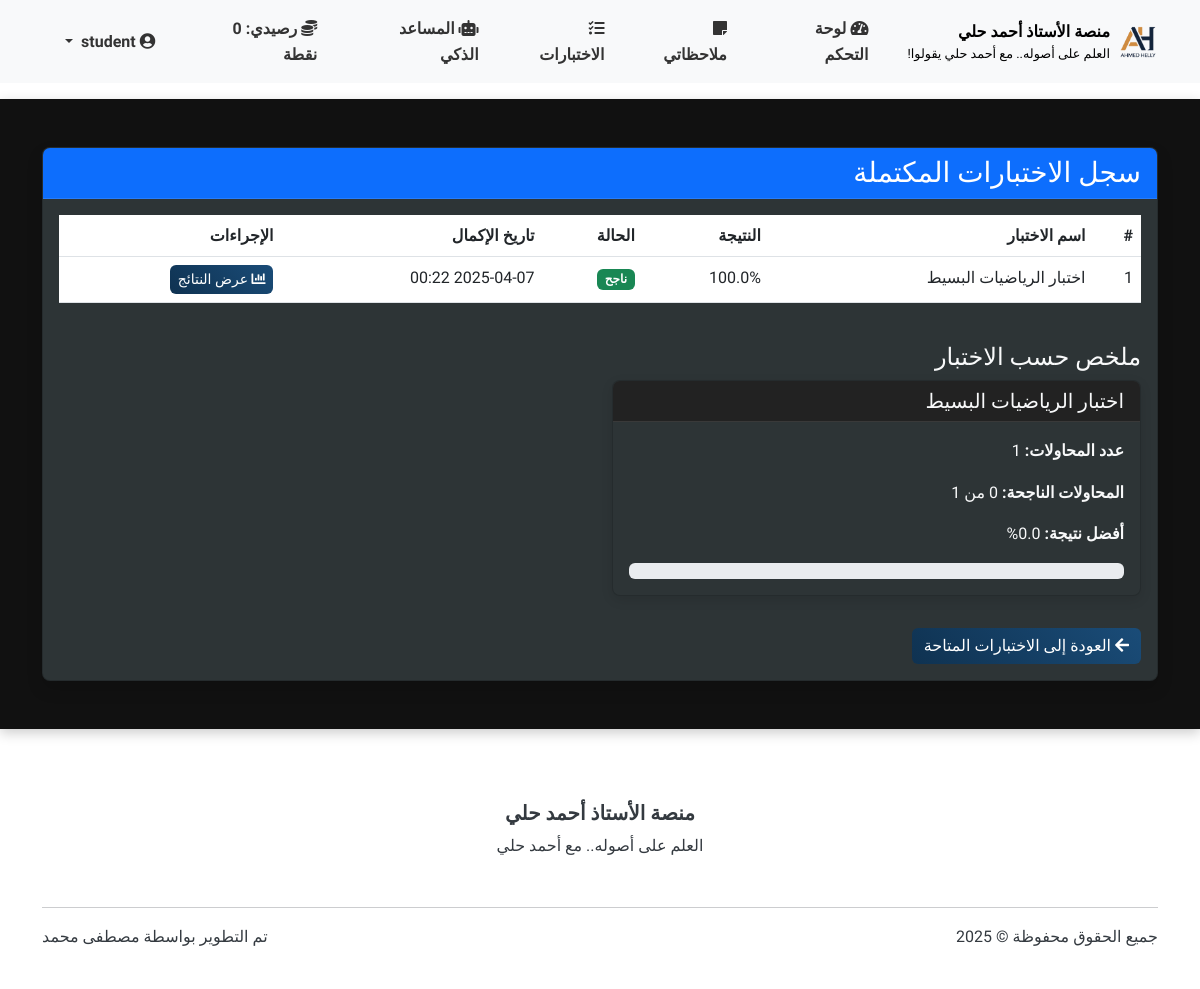
The page /student/tests/history (signed in) on the database as committed earlier.
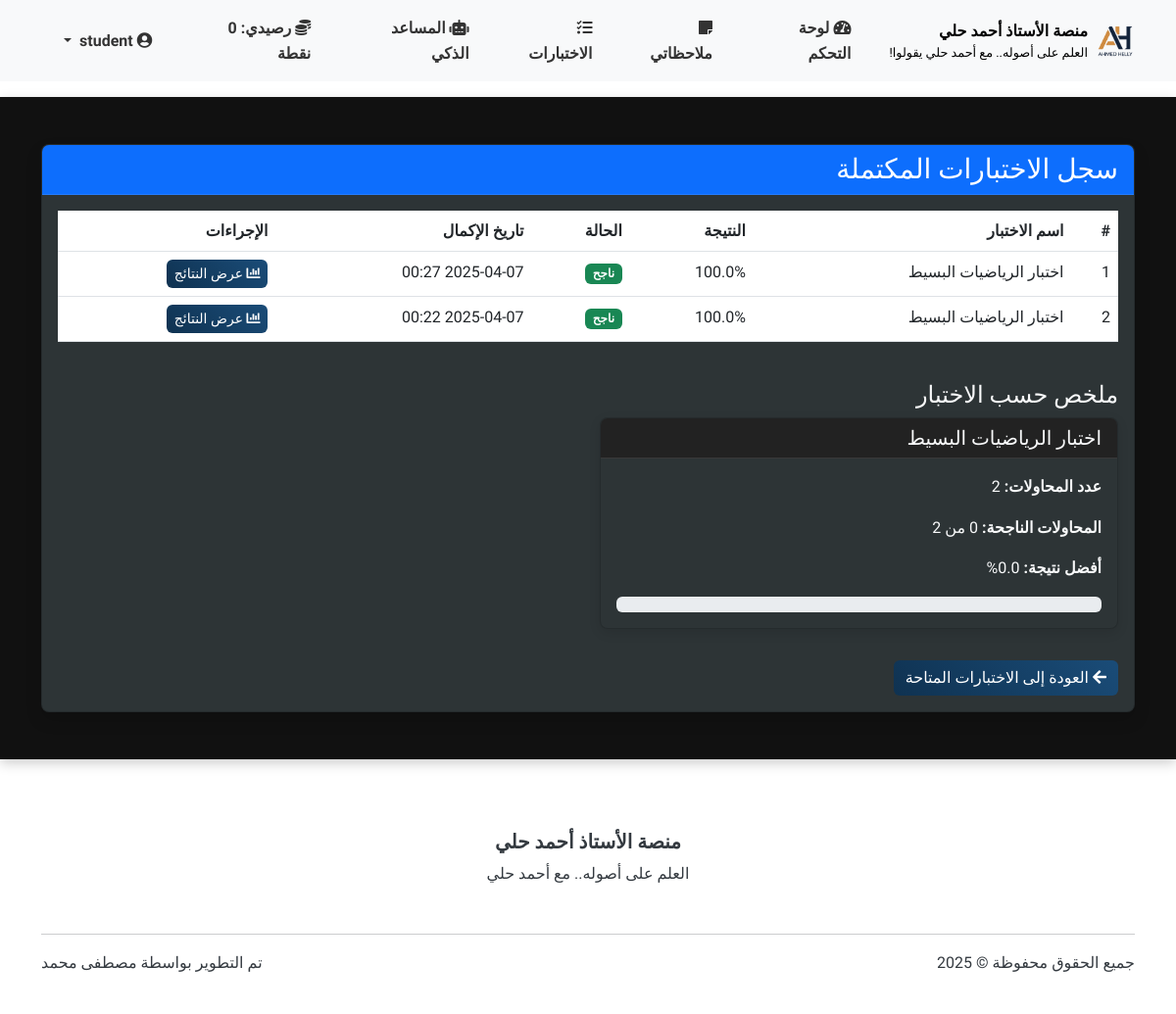
The same page on the database as committed later.
### models.py (models this page shows, shortened)
class TestAttempt(db.Model):
    __tablename__ = 'test_attempts'
    id = db.Column(db.Integer, primary_key=True)
    test_id = db.Column(db.Integer, db.ForeignKey('tests.id'), nullable=False)
    user_id = db.Column(db.Integer, db.ForeignKey('users.id'), nullable=False)
    started_at = db.Column(db.DateTime, default=datetime.utcnow)
    completed_at = db.Column(db.DateTime, nullable=True)
    score = db.Column(db.Float, nullable=True)  # Final score as percentage
    passed = db.Column(db.Boolean, nullable=True)  # Whether the user passed
    user = db.relationship('User', backref=db.backref('test_attempts', lazy='dynamic'))
    answers = db.relationship('TestAnswer', backref='attempt', lazy='dynamic', cascade='all, delete-orphan')

class Test(db.Model):
    __tablename__ = 'tests'
    id = db.Column(db.Integer, primary_key=True)
    title = db.Column(db.String(100), nullable=False)
    description = db.Column(db.Text, nullable=True)
    created_by = db.Column(db.Integer, db.ForeignKey('users.id'), nullable=False)
    created_at = db.Column(db.DateTime, default=datetime.utcnow)
    is_active = db.Column(db.Boolean, default=True)
    time_limit_minutes = db.Column(db.Integer, default=30)  # Time limit in minutes
    passing_score = db.Column(db.Integer, default=60)  # Passing score percentage
    questions = db.relationship('TestQuestion', backref='test', lazy='dynamic', cascade='all, delete-orphan')
    attempts = db.relationship('TestAttempt', backref='test', lazy='dynamic')
    creator = db.relationship('User', backref=db.backref('created_tests', lazy='dynamic'))

### test_routes.py (the view)
@student_tests.route('/history')
@login_required
def test_history():
    if current_user.is_admin():
        flash('هذه الصفحة مخصصة للطلاب فقط.', 'warning')
        return redirect(url_for('admin.dashboard'))
    logging.info(f"الطالب {current_user.username} يعرض سجل الاختبارات")
    attempts = TestAttempt.query.filter_by(
        user_id=current_user.id
    ).filter(TestAttempt.completed_at.isnot(None)).order_by(TestAttempt.completed_at.desc()).all()
    logging.info(f"عدد محاولات الاختبار المكتملة للطالب {current_user.username}: {len(attempts)}")
    attempts_by_test = {}
    for attempt in attempts:
        if attempt.test_id not in attempts_by_test:
            attempts_by_test[attempt.test_id] = []
        attempts_by_test[attempt.test_id].append(attempt)
    for test_id, test_attempts in attempts_by_test.items():
        passed_count = sum(1 for a in test_attempts if a.passed)
        best_score = max((a.score or 0) for a in test_attempts) if test_attempts else 0
        logging.info(f"الاختبار {test_id}: عدد المحاولات: {len(test_attempts)}, النجاح: {passed_count}, أفضل نتيجة: {best_score}%")
    test_ids = [a.test_id for a in attempts]
    tests = Test.query.filter(Test.id.in_(test_ids)).all() if test_ids else []
    tests_dict = {test.id: test for test in tests}
    logging.info(f"عدد الاختبارات المختلفة التي حاولها الطالب {current_user.username}: {len(tests_dict)}")
    retry_requests = TestRetryRequest.query.filter_by(
        user_id=current_user.id
    ).order_by(TestRetryRequest.request_date.desc()).all()
    return render_template(
        'student/test_history.html',
        attempts=attempts,
        attempts_by_test=attempts_by_test,
        tests=tests_dict,
        retry_requests=retry_requests
    )

### main.py (called while the page is built)
    @login_manager.user_loader
    def load_user(user_id):
        return models.User.query.get(int(user_id))

### models.py (called while the page is built)
    def is_admin(self):
        return self.role == 'admin'

### routes.py (called while the page is built)
@app.context_processor
def inject_now():
    return {'now': datetime.now()}

### templates/student/test_history.html (shortened to what the changed rows need)
{% extends 'base.html' %}
{% block content %}
<div class="container mt-4">
    <div class="row">
        <div class="col-md-12">
            <div class="card shadow mb-4">
                <div class="card-body">
                    {% if attempts %}
                        <div class="table-responsive">
                            <table class="table table-hover">
                                <thead>
                                    <tr>
                                        <th>#</th>
                                        <th>اسم الاختبار</th>
                                        <th>النتيجة</th>
                                        <th>الحالة</th>
                                        <th>تاريخ الإكمال</th>
                                        <th>الإجراءات</th>
                                    </tr>
                                </thead>
                                <tbody>
                                    {% for attempt in attempts %}
                                        <tr>
                                            <td>{{ loop.index }}</td>
                                            <td>{{ tests[attempt.test_id].title }}</td>
                                            <td>{{ "%.1f"|format(attempt.score if attempt.score else 0) }}%</td>
                                            <td>
                                                {% if attempt.passed %}
                                                    <span class="badge bg-success">ناجح</span>
                                                {% else %}
                                                    <span class="badge bg-danger">راسب</span>
                                                {% endif %}
                                            </td>
                                            <td>
                                                {% if attempt.completed_at %}
                                                    {{ attempt.completed_at.strftime('%Y-%m-%d %H:%M') }}
                                                {% else %}
                                                    {{ attempt.started_at.strftime('%Y-%m-%d %H:%M') }}
                                                {% endif %}
                                            </td>
                                            <td>
                                                <a href="{{ url_for('student_tests.test_results', attempt_id=attempt.id) }}" class="btn btn-sm btn-primary">
                                                    <i class="fas fa-chart-bar"></i> عرض النتائج
                                                </a>
                                            </td>
                                        </tr>
                                    {% endfor %}
                                </tbody>
                            </table>
                        </div>
                        <div class="mt-4">
                            <div class="row">
                                {% for test_id, test_attempts in attempts_by_test.items() %}
                                    <div class="col-md-6 mb-3">
                                        <div class="card">
                                            <div class="card-header">
                                                <h5 class="mb-0">{{ tests[test_id].title }}</h5>
                                            </div>
                                            <div class="card-body">
                                                <p><strong>عدد المحاولات:</strong> {{ test_attempts|length }}</p>
                                                {% set passed_count = 0 %}
                                                {% set best_score = 0 %}
                                                {% if test_attempts %}
                                                    {% for attempt in test_attempts %}
                                                        {% if attempt.passed %}
                                                            {% set passed_count = passed_count + 1 %}
                                                        {% endif %}
                                                        {% if attempt.score is not none and attempt.score > best_score %}
                                                            {% set best_score = attempt.score %}
                                                        {% endif %}
                                                    {% endfor %}
                                                {% endif %}
                                                <p><strong>المحاولات الناجحة:</strong> {{ passed_count }} من {{ test_attempts|length }}</p>
                                                <p><strong>أفضل نتيجة:</strong> {{ "%.1f"|format(best_score) }}%</p>
                                                <div class="progress">
                                                </div>
                                            </div>
                                        </div>
                                    </div>
                                {% endfor %}
                            </div>
                        </div>
                    {% else %}
                        <div class="alert alert-info">
                            <i class="fas fa-info-circle"></i>
                            لم تكمل أي اختبارات حتى الآن. قم بأداء اختبار لعرض نتائجك هنا.
                        </div>
                    {% endif %}
                </div>
            </div>
        </div>
    </div>
</div>
{% endblock %}

Rows that differ between the two databases and show on the page:
now on this page (row edited): TestAttempt: {{ tests[attempt.test_id].title }} "اختبار الرياضيات البسيط", score "100.0", passed "ناجح", completed_at "2025-04-07 00:27"
Other text that changed with them:
new list line: "اختبار الرياضيات البسيط"
new list line: "عدد المحاولات: 2 المحاولات الناجحة: من 2 أفضل نتيجة: 0.0 %"
list line gone: "اختبار الرياضيات البسيط"
list line gone: "عدد المحاولات: 1 المحاولات الناجحة: من 1 أفضل نتيجة: 0.0 %"
